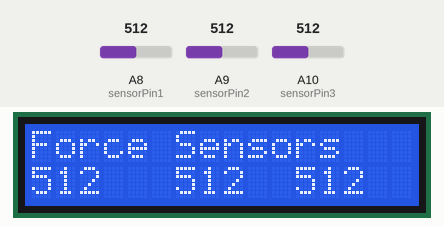
Recording of a sketch running on a simulated Arduino Mega 2560, built with avr-gcc and run on an emulated ATmega2560. Parts: 16×2 character LCD. The inputs (shaded band) are chosen by the test bench; at power-on: A8 (sensorPin1) = 512, A9 (sensorPin2) = 512, A10 (sensorPin3) = 512.

Above: at 1.7 s.
1.8 s: A8 (sensorPin1) set to 716
At 2.5 s:
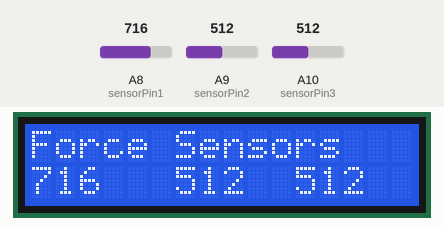
3.5 s: A9 (sensorPin2) set to 716
At 3.9 s:
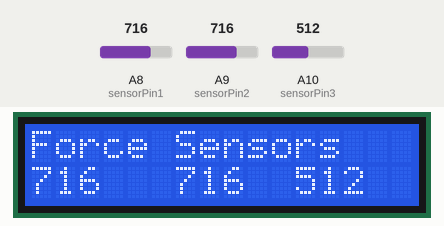
5.0 s: A10 (sensorPin3) set to 716
At 6.2 s:
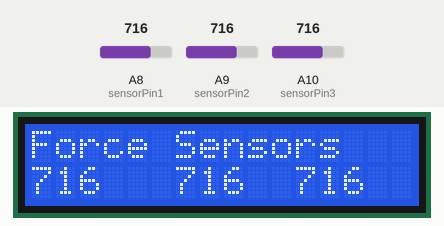
6.5 s: A8 (sensorPin1) set to 900
At 7.7 s:
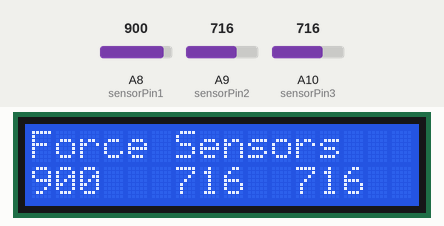
8.0 s: A9 (sensorPin2) set to 900
At 9.3 s:
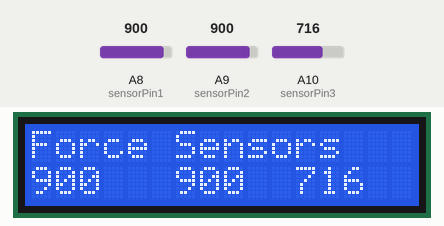
9.6 s: A10 (sensorPin3) set to 900
At 10.6 s:
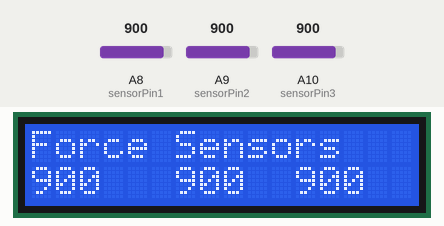
Timing chart, 0 to 12.1 s (numbered marks = the images above; inputs shaded):
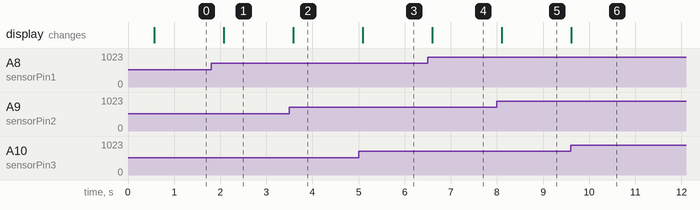

The sketch:

ForceSensorTesting.ino
```cpp
#include <SoftwareSerial.h>
#include <LiquidCrystal.h>

LiquidCrystal lcd(8,9,4,5,6,7);

int sensorPin1 = A8;
int sensorPin2 = A9;
int sensorPin3 = A10;


void setup() {

  lcd.begin(16, 2);
  lcd.setCursor(0, 0);
  lcd.print("Force Sensors");
  delay(500); // wait for display to boot up

}

void loop() {
  // put your main code here, to run repeatedly:

  int sensorValue1, sensorValue2, sensorValue3;

  sensorValue1 = analogRead(sensorPin1);
  sensorValue2 = analogRead(sensorPin2);
  sensorValue3 = analogRead(sensorPin3);

  lcd.setCursor(0,1);
  lcd.print(sensorValue1);

  lcd.setCursor(6,1);
  lcd.print(sensorValue2);

  lcd.setCursor(11,1);
  lcd.print(sensorValue3);

  delay(500);
}
```

Measured:
- after the input at 1.8 s, the display: changes after 0.27 s (image 1)
- after the input at 3.5 s, the display: changes after 0.08 s (image 2)
- after the input at 5.0 s, the display: changes after 0.09 s (image 3)
- after the input at 6.5 s, the display: changes after 0.09 s (image 4)
- after the input at 8.0 s, the display: changes after 0.10 s (image 5)
- after the input at 9.6 s, the display: changes at once (image 6)
